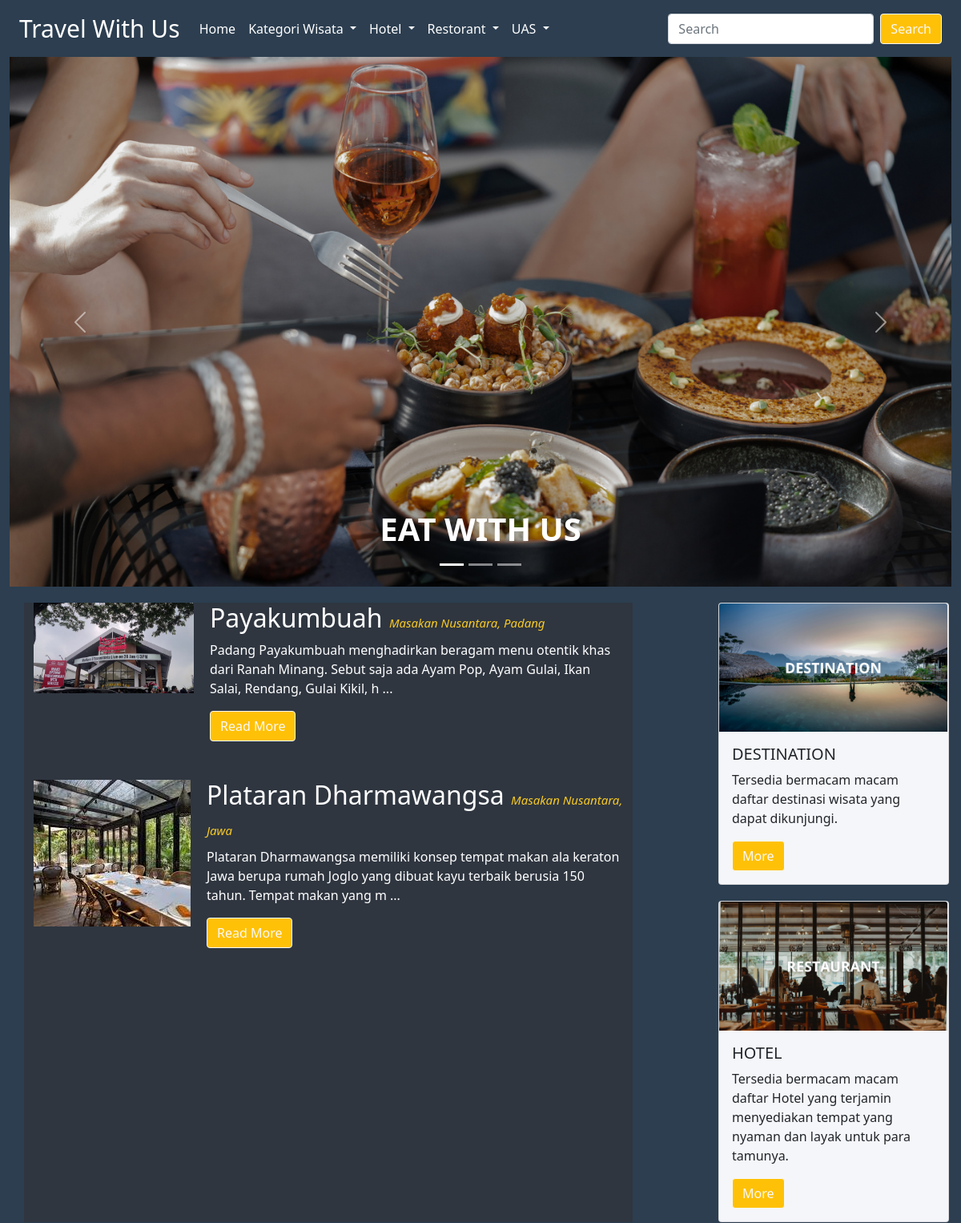
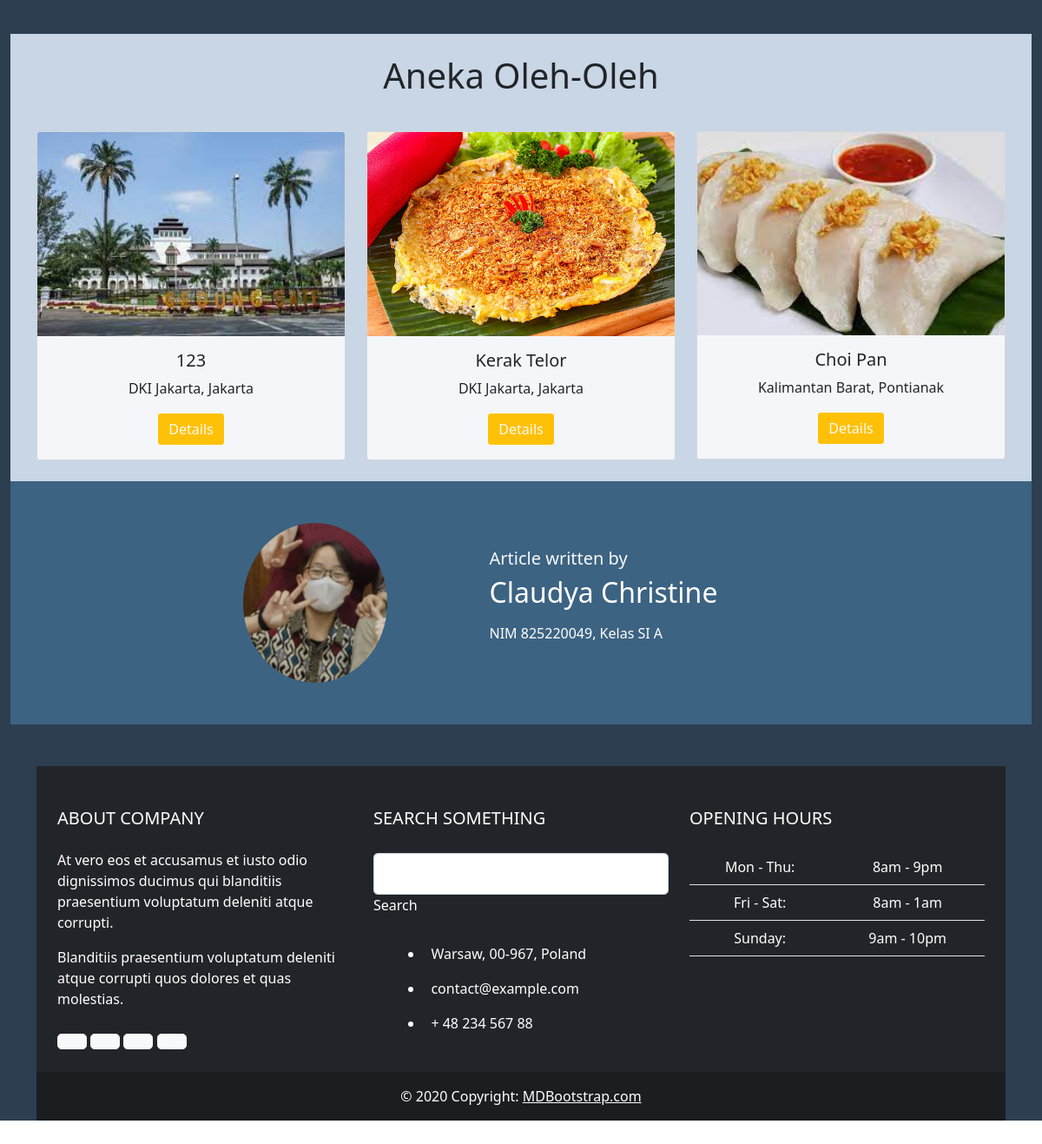
The app's page /indexrestorant.php with its own data (2 pictures, top to bottom).
### tables this page shows
CREATE TABLE `restorant` (
  `restorantKODE` char(4) NOT NULL,
  `restorantNAMA` char(120) NOT NULL,
  `restorantALAMAT` char(120) NOT NULL,
  `khasKODE` char(4) NOT NULL,
  `restorantKET` varchar(255) NOT NULL,
  `restorantFOTO` char(120) NOT NULL
);

CREATE TABLE `khas` (
  `khasKODE` char(4) NOT NULL,
  `khasDAERAH` varchar(255) NOT NULL,
  `khasKET` text NOT NULL
);

CREATE TABLE `oleholeh` (
  `olehKODE` char(4) NOT NULL,
  `olehNAMA` char(120) NOT NULL,
  `provinsiKODE` char(4) NOT NULL,
  `olehKET` text NOT NULL,
  `olehFOTO` char(120) NOT NULL
);

CREATE TABLE `provinsi` (
  `provinsiKODE` char(4) NOT NULL,
  `provinsiNAMA` varchar(225) NOT NULL,
  `provinsiIBUKOTA` varchar(225) NOT NULL,
  `provinsiKET` text NOT NULL,
  `provinsiFOTO` char(225) NOT NULL
);

### indexrestorant.php (the view, shortened to what this page needs)
<!DOCTYPE html>
<html lang="en">
  <?php
      include "admin/INCLUDE/config.php";
      $restorantinfo = mysqli_query ($connection, "select * from restorant,khas where restorant.khasKODE =
      khas.khasKODE");
      $oleholeh = mysqli_query ($connection, "select * from
      oleholeh,provinsi where oleholeh.provinsiKODE = provinsi.provinsiKODE");
  ?>
<head>
    <link href="https://cdn.jsdelivr.net/npm/bootstrap@5.0.2/dist/css/bootstrap.min.css" rel="stylesheet"
>
</head>
<body>
<div class="container-fluid" style="background-color: #2c3e50;" >
<nav class="navbar navbar-expand-lg navbar-light" style="background-color: #2c3e50;">
  <div class="container-fluid ">
    <a class="navbar-brand" href="#"  style="color: white; font-size: 30px">Travel With Us</a>
    <div class="collapse navbar-collapse" id="navbarSupportedContent">
      <ul class="navbar-nav me-auto mb-2 mb-lg-0" style="color: white">
        <li class="nav-item" >
          <a class="nav-link active" aria-current="page" href="index.php"  style="color: white">Home</a>
        </li>
        <li class="nav-item dropdown">
          <a class="nav-link dropdown-toggle" href="#" id="navbarDropdown" role="button" data-bs-toggle="dropdown"
          aria-expanded="false"  style="color: white">
            Kategori Wisata
          </a>
        </li>
        <li class="nav-item dropdown">
          <a class="nav-link dropdown-toggle" href="#" id="navbarDropdown" role="button" data-bs-toggle="dropdown"
           aria-expanded="false"  style="color: white">
            Hotel
          </a>
        </li>
        <li class="nav-item dropdown">
          <a class="nav-link dropdown-toggle" href="#" id="navbarDropdown" role="button" data-bs-toggle="dropdown"
          aria-expanded="false"  style="color: white">
            Restorant
          </a>
        </li>
        <li class="nav-item dropdown">
          <a class="nav-link dropdown-toggle" href="#" id="navbarDropdown" role="button" data-bs-toggle="dropdown"
          aria-expanded="false"  style="color: white">
            UAS
          </a>
        </li>
      </ul>
      <form class="d-flex">
        <input class="form-control me-2" type="search" placeholder="Search" aria-label="Search">
        <button class="btn btn-warning btn-outline-light" type="submit">Search</button>
      </form>
    </div>
  </div>
</nav>
<div id="carouselExampleCaptions" class="carousel slide" data-bs-ride="carousel">
  <div class="carousel-indicators">
    <button type="button" data-bs-target="#carouselExampleCaptions" data-bs-slide-to="0" class="active" aria-current="true" aria-label="Slide 1"></button>
    <button type="button" data-bs-target="#carouselExampleCaptions" data-bs-slide-to="1" aria-label="Slide 2"></button>
    <button type="button" data-bs-target="#carouselExampleCaptions" data-bs-slide-to="2" aria-label="Slide 3"></button>
  </div>
  <div class="carousel-inner">
    <div class="carousel-item active">
      <img src="admin/images/travel3.png" class="d-block w-100" alt="...">
      <div class="carousel-caption ">
        <h1><b>EAT WITH US </b></h1>
        </div>
    </div>
  </div>
  <button class="carousel-control-prev" type="button" data-bs-target="#carouselExampleCaptions" data-bs-slide="prev">
    <span class="carousel-control-prev-icon" aria-hidden="true"></span>
  </button>
  <button class="carousel-control-next" type="button" data-bs-target="#carouselExampleCaptions" data-bs-slide="next">
    <span class="carousel-control-next-icon" aria-hidden="true"></span>
  </button>
</div>
<div class="container" style="margin-top: 20px;">
<div class="row">
<div class="col-sm-8"  style="background: #2f3640" >
    <?php
      if (mysqli_num_rows($restorantinfo)>0)
      {
         while ($row=mysqli_fetch_array($restorantinfo))
         {   ?>
    <div class="d-flex">
    <img style="width: 200px; height: 100%;"src="admin/images/<?php echo $row["restorantFOTO"]?>" alt="No Image">
        <div class="flex-grow-1" style="margin-left: 20px; color: white;">
            <h2><?php echo $row["restorantNAMA"]?> <small class="text-muted" style="font-size: 15px;">
              <i style="color: #f9ca24"><?php echo $row ["khasDAERAH"]?></i></small></h2>
            <p><?php echo substr($row ["restorantKET"],0,150)?> ...</p>
            <a href="readmoreresto.php?detail=<?php echo urlencode($row["restorantKODE"])?>" class="btn btn-warning btn-outline-light">Read More </a>
        </div>
    </div>
    <?php }
      }
    ?>
</div>
<div class="col-sm-1"></div>
    <div class ="col-sm-3">
    <div class="card" style="width: 18rem; background: #f5f6fa;">
    <img style ="width: 285px; height: 100%;" img src="admin/images/DESTINATION.png" class="card-img-top"
    alt="..." >
    <div class="card-body">
    <h5 class="card-title">DESTINATION</h5>
    <p class="card-text">Tersedia bermacam macam daftar destinasi wisata yang dapat dikunjungi.</p>
    <a href="index.php" class="btn btn-warning btn-outline-light">More</a>
  </div>
</div>
<div class="card" style="width: 18rem; background: #f5f6fa; margin-top: 20px;">
    <img style ="width: 285px; height: 100%;" img src="admin/images/RESTAURANT.png" class="card-img-top" alt="...">
  <div class="card-body">
    <h5 class="card-title">HOTEL</h5>
    <p class="card-text">Tersedia bermacam macam daftar Hotel yang terjamin menyediakan tempat yang nyaman dan layak untuk para tamunya.</p>
    <a href="indexhotel.php" class="btn btn-warning btn-outline-light">More</a>
  </div>
</div>
    </div>
</div>
</div>
<div
  id="carouselMultiItemExample"
  class="carousel slide carousel-dark text-center"
  data-mdb-ride="carousel"
>
<div class="carousel-inner py-4" style="background: #c8d6e5; margin-top: 40px;";>
<h1 class="card-title" style="margin-bottom: 40px;">Aneka Oleh-Oleh</h1>
  <?php
    if (mysqli_num_rows($oleholeh) > 0) {
        $count = 0;
        while ($row = mysqli_fetch_array($oleholeh)) {
            if ($count % 3 == 0) {
  ?>
            <div class="carousel-item <?php echo ($count == 0) ? 'active' : ''; ?>">
              <div class="container">
                <div class="row">
  <?php
            }
  ?>
                <div class="col-lg-4">
                  <div class="card" style="background:#f5f6fa;">
                    <img
                      src="admin/images/<?php echo $row["olehFOTO"]?>"
                      class="card-img-top"
                      alt="Waterfall"
                      style="height:100%;"
                    />
                    <div class="card-body">
                      <h5 class="card-title"><?php echo $row["olehNAMA"]?></h5>
                      <p class="card-text"><?php echo $row ["provinsiNAMA"] ?><span>,</span> <?php echo $row ["provinsiIBUKOTA"]?>
                      </p>
                      <a href="detailsoleh.php?detail=<?php echo urlencode($row["olehKODE"])?>" class="btn btn-warning btn-outline-light">Details</a>
                    </div>
                  </div>
                </div>
  <?php
            $count++;
            if ($count % 3 == 0) {
  ?>
                </div>
              </div>
            </div>
  <?php
            }
        }
        if ($count % 3 != 0) {
  ?>
              </div>
            </div>
          </div>
  <?php
        }
    }
  ?>
</div>
</div>
<section class="py-5" style="background: #3c6382";>
  <div class="container overflow-hidden bsb-author-1";>
    <div class="row justify-content-center gy-4 gy-md-0">
      <div class="col-12 col-md-3 col-xl-2 d-flex align-items-center justify-content-center">
        <img class="img-fluid rounded-circle author-avatar" loading="lazy" src="admin/images/profile.jpg" alt="Elio Evander">
      </div>
      <div class="col-12 col-md-8 col-lg-6 col-xl-5 d-flex align-items-center justify-content-center">
        <div class="text-center text-md-start author-content" style="color: #ffffff";>
          <h5 class="text-light fs-7" >Article written by</h5>
          <h2 class="fs-2 mb-3">Claudya Christine</h2>
          <p class="mb-3">NIM 825220049, Kelas SI A</p>
        </div>
      </div>
    </div>
  </div>
</section>
<div class="container my-5";>
  <footer class="text-white text-center text-lg-start bg-dark">
    <div class="container p-4">
      <div class="row mt-4">
        <div class="col-lg-4 col-md-12 mb-4 mb-md-0">
          <h5 class="text-uppercase mb-4">About company</h5>
          <p>
            At vero eos et accusamus et iusto odio dignissimos ducimus qui blanditiis praesentium
            voluptatum deleniti atque corrupti.
          </p>
          <p>
            Blanditiis praesentium voluptatum deleniti atque corrupti quos dolores et quas
            molestias.
          </p>
          <div class="mt-4">
            <a type="button" class="btn btn-floating btn-light btn-lg"><i class="fab fa-facebook-f"></i></a>
            <a type="button" class="btn btn-floating btn-light btn-lg"><i class="fab fa-dribbble"></i></a>
            <a type="button" class="btn btn-floating btn-light btn-lg"><i class="fab fa-twitter"></i></a>
            <a type="button" class="btn btn-floating btn-light btn-lg"><i class="fab fa-google-plus-g"></i></a>
          </div>
        </div>
        <div class="col-lg-4 col-md-6 mb-4 mb-md-0">
          <h5 class="text-uppercase mb-4 pb-1">Search something</h5>
          <div class="form-outline form-white mb-4">
            <input type="text" id="formControlLg" class="form-control form-control-lg" />
            <label class="form-label" for="formControlLg">Search</label>
          </div>
          <ul class="fa-ul" style="margin-left: 1.65em;">
            <li class="mb-3">
              <span class="fa-li"><i class="fas fa-home"></i></span><span class="ms-2">Warsaw, 00-967, Poland</span>
            </li>
            <li class="mb-3">
              <span class="fa-li"><i class="fas fa-envelope"></i></span><span class="ms-2">contact@example.com</span>
            </li>
            <li class="mb-3">
              <span class="fa-li"><i class="fas fa-phone"></i></span><span class="ms-2">+ 48 234 567 88</span>
            </li>
          </ul>
        </div>
        <div class="col-lg-4 col-md-6 mb-4 mb-md-0">
          <h5 class="text-uppercase mb-4">Opening hours</h5>
          <table class="table text-center text-white">
            <tbody class="fw-normal">
              <tr>
                <td>Mon - Thu:</td>
                <td>8am - 9pm</td>
              </tr>
              <tr>
                <td>Fri - Sat:</td>
                <td>8am - 1am</td>
              </tr>
              <tr>
                <td>Sunday:</td>
                <td>9am - 10pm</td>
              </tr>
            </tbody>
          </table>
        </div>
      </div>
    </div>
    <div class="text-center p-3" style="background-color: rgba(0, 0, 0, 0.2);">
      © 2020 Copyright:
      <a class="text-white" href="https://mdbootstrap.com/">MDBootstrap.com</a>
    </div>
  </footer>
</div>
</div>
</body>
</html>

### records on screen
restorant: restorantFOTO (picture), restorantNAMA "Payakumbuah", khas.khasDAERAH "Masakan Nusantara, Padang", restorantKET "Padang Payakumbuah menghadirkan beragam menu otentik khas dari Ranah Minang. Sebut saja ada Ayam Pop, Ayam Gulai, Ikan Salai, Rendang, Gulai Kikil, h"
restorant: restorantFOTO (picture), restorantNAMA "Plataran Dharmawangsa", khas.khasDAERAH "Masakan Nusantara, Jawa", restorantKET "Plataran Dharmawangsa memiliki konsep tempat makan ala keraton Jawa berupa rumah Joglo yang dibuat kayu terbaik berusia 150 tahun. Tempat makan yang m"
oleholeh: olehFOTO (picture), olehNAMA "123", provinsi.provinsiNAMA "DKI Jakarta", provinsi.provinsiIBUKOTA "Jakarta"
oleholeh: olehFOTO (picture), olehNAMA "Kerak Telor", provinsi.provinsiNAMA "DKI Jakarta", provinsi.provinsiIBUKOTA "Jakarta"
oleholeh: olehFOTO (picture), olehNAMA "Choi Pan", provinsi.provinsiNAMA "Kalimantan Barat", provinsi.provinsiIBUKOTA "Pontianak"
